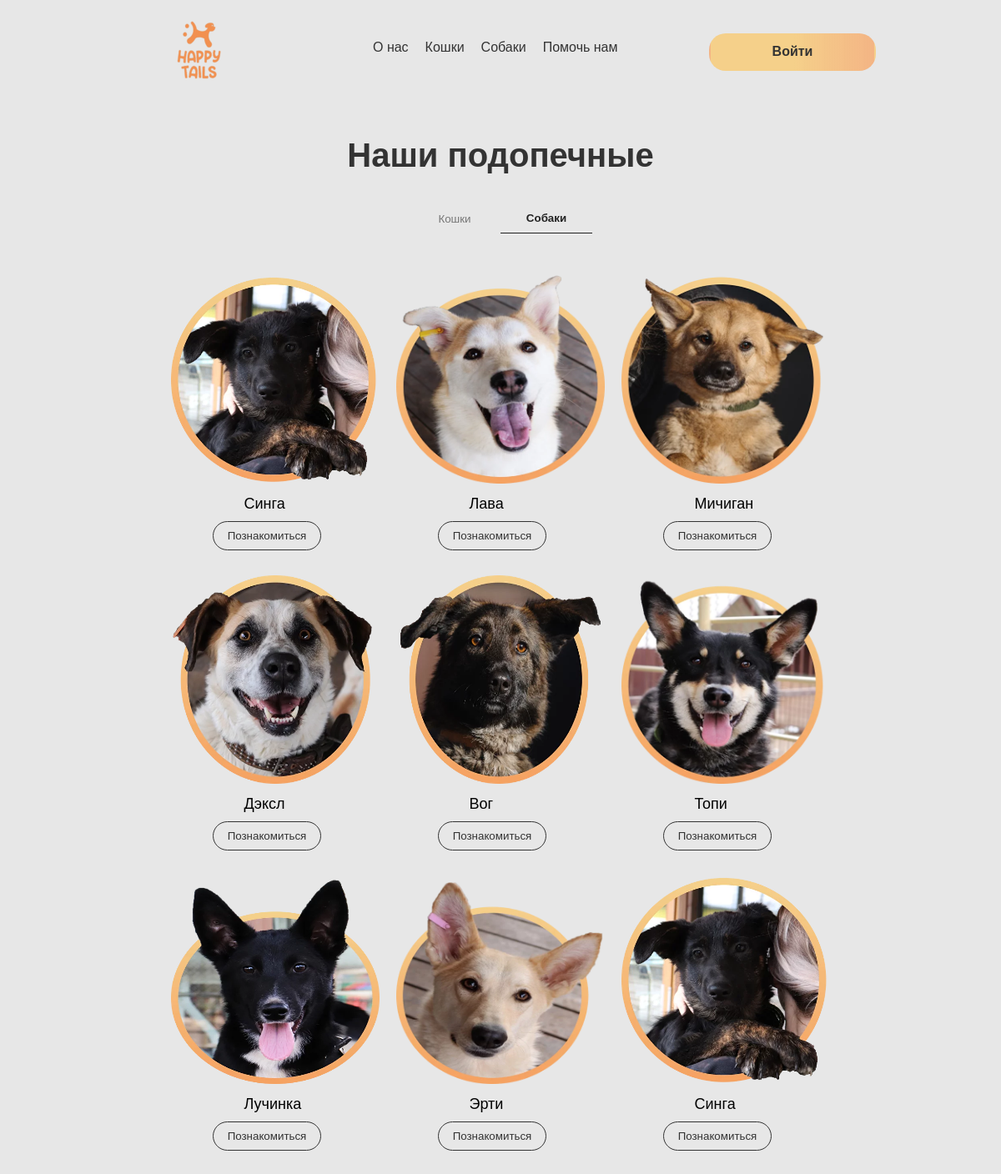
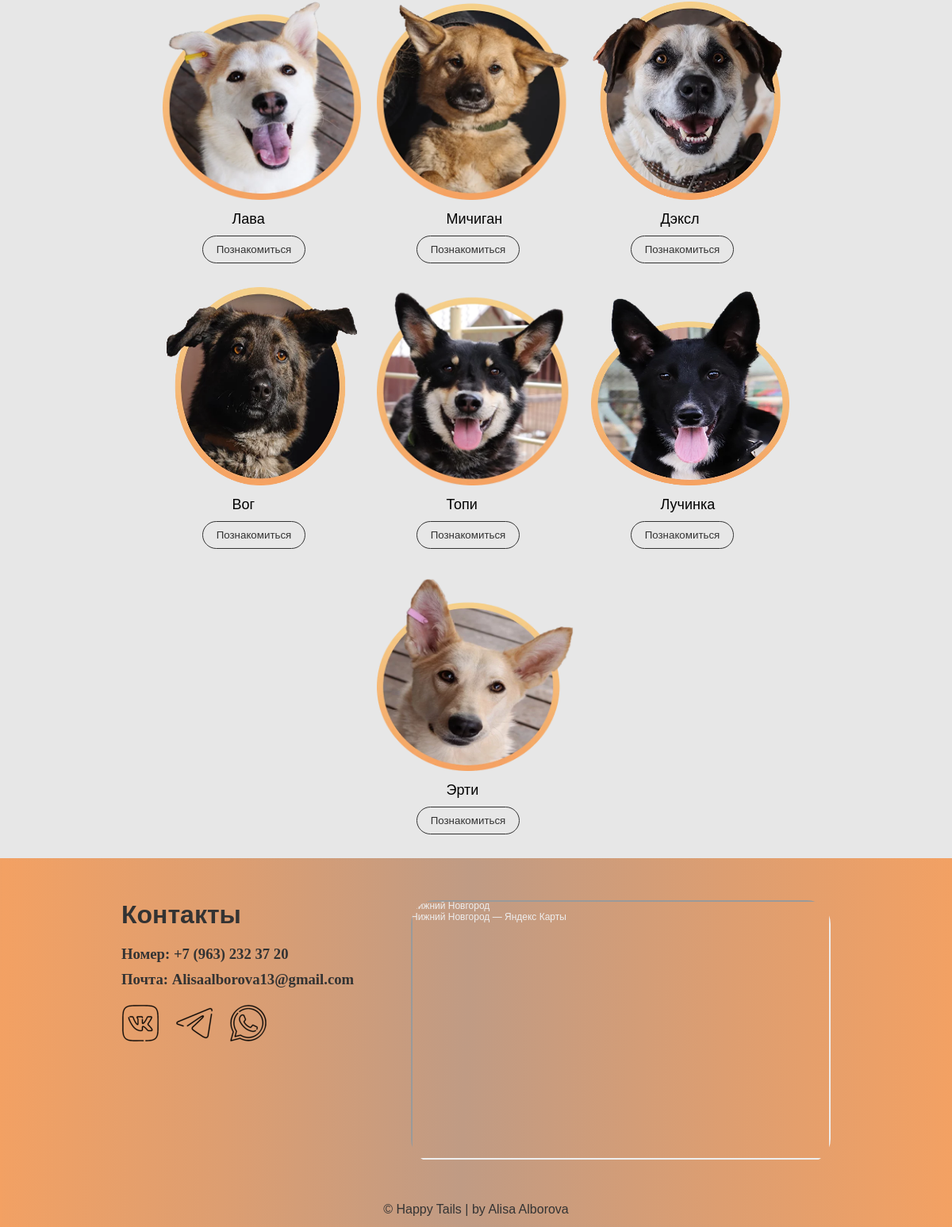
The page /dogs on the database its author committed (2 pictures, top to bottom).
### models.py (models this page shows)
class Animals(db.Model):
    id = db.Column(db.Integer, primary_key=True)
    name = db.Column(db.String(200), nullable=False)
    description = db.Column(db.Text, nullable=False)
    photo = db.Column(db.String(200), nullable=False)
    kind = db.Column(db.String(200), nullable=False)
    age = db.Column(db.Integer, nullable=False)
    gender = db.Column(db.String(200), nullable=False)

### app.py (the view)
@app.route('/dogs')
def gods():
    dogs_list = Animals.query.filter_by(kind='Собака').all()
    return render_template('dogs.html', dogs_list=dogs_list)

### templates/dogs.html (shortened to what this page needs)
{% extends 'base.html' %}
{% block body %}
<div class="main">
    <div class="cats_name">
        <h1>Наши подопечные</h1>
    </div>
    <div class="cats_bar">
        <a href="/cats"><button class="dogs_bar_cat">Кошки</button></a>
        <a href="/dogs"><button class="dogs_bar_dog">Собаки</button></a>
    </div>
    <div class="cats_content">
        {% for dog in dogs_list %}
        <div class="one_cat">
            <img src="../static/images/animals/{{ dog.photo }}" alt="">
            <p class="one_cat_p">{{ dog.name }}</p>
            <a class="one_cat_a" href="/animal_cart/{{dog.id}}">
                    <button class="one_cat_but">Познакомиться</button>
            </a>
        </div>
        {% endfor %}
    </div>
</div>
{% endblock %}

### static/style.css (style rules this page uses)
* { margin: 0; padding: 0; box-sizing: border-box; }
a { text-decoration: none; color: #000; font-family: 'Montserrat', sans-serif; }
h1,h2,p,button { font-family: 'Montserrat', sans-serif; }
body { background-color: #E7E7E7; height: 100%; width: 100%; max-width: 2000px; margin: 0; padding: 0; }
.main { width: 100%; }
.cats_name { display: flex; justify-content: center; margin-top: 50px; font-size: 20px; }
.cats_name h1 { color: #333333; }
.cats_bar { display: flex; justify-content: center; margin-top: 35px; }
.cats_content { display: flex; flex-wrap: wrap; margin-left: 150px; margin-right: 150px; justify-content: center; margin-top: 50px; }
.one_cat { max-width: 250px; margin-right: 10px; margin-left: 10px; margin-bottom: 30px; }
.one_cat img { width: 250px; height: 250px; }
.one_cat_p { margin-top: 10px; margin-left: 35%; font-size: 18px; }
.one_cat_but { width: 130px; height: 35px; color: #333333; border: 1px solid #333333; border-radius: 20px; background-color: transparent; margin-top: 10px; margin-left: 20%; cursor: pointer; }
.dogs_bar_cat { width: 110px; height: 36px; color: #777777; background-color: transparent; border: none; cursor: pointer; }
.dogs_bar_dog { width: 110px; height: 36px; color: #222222; font-weight: 600; background-color: transparent; border: none; cursor: pointer; border-bottom: 1px solid #222222; }

### rows shown on the page
Animals: photo (picture), name "Синга"
Animals: photo (picture), name "Лава"
Animals: photo (picture), name "Мичиган"
Animals: photo (picture), name "Дэксл"
Animals: photo (picture), name "Вог"
Animals: photo (picture), name "Топи"
Animals: photo (picture), name "Лучинка"
Animals: photo (picture), name "Эрти"
Animals: photo (picture), name "Синга"
Animals: photo (picture), name "Лава"
Animals: photo (picture), name "Мичиган"
Animals: photo (picture), name "Дэксл"
Animals: photo (picture), name "Вог"
Animals: photo (picture), name "Топи"
Animals: photo (picture), name "Лучинка"
Animals: photo (picture), name "Эрти"
